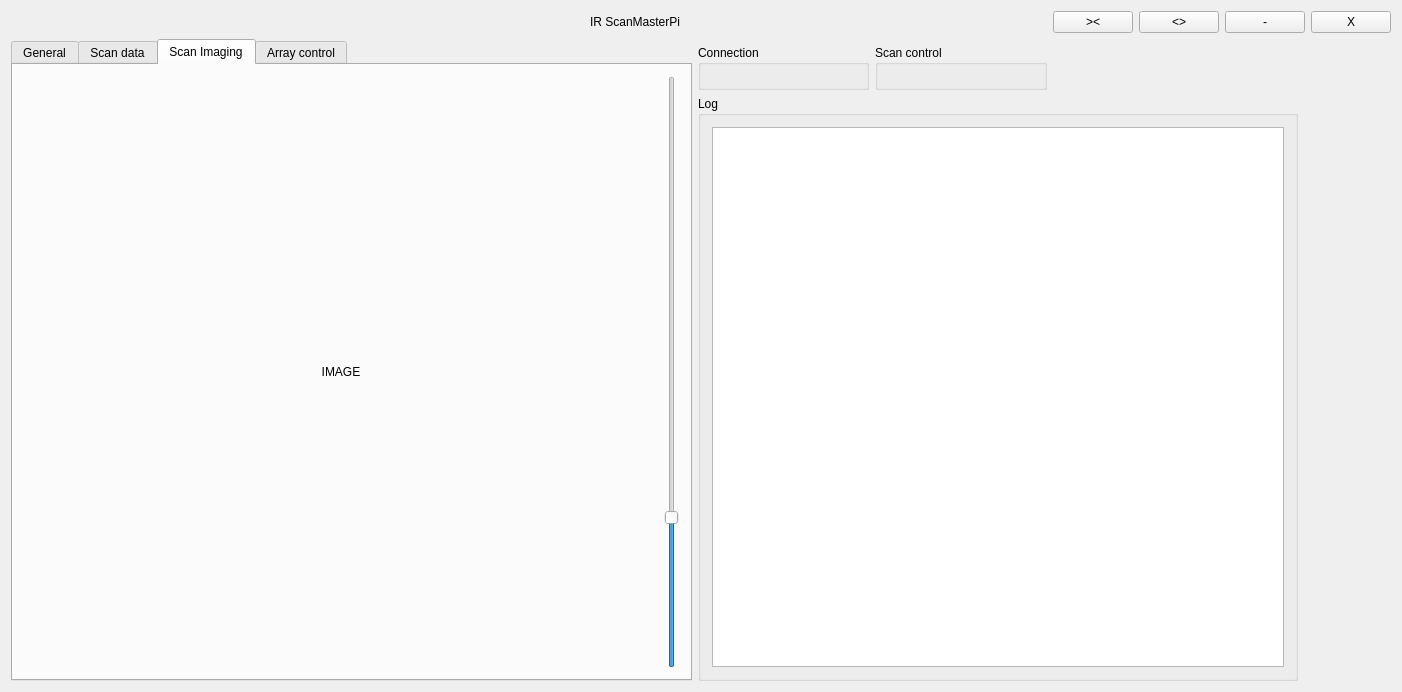
<?xml version="1.0" encoding="UTF-8"?>
<ui version="4.0">
 <class>ScanClientGui</class>
 <widget class="QMainWindow" name="ScanClientGui">
  <property name="geometry">
   <rect>
    <x>0</x>
    <y>0</y>
    <width>1402</width>
    <height>692</height>
   </rect>
  </property>
  <property name="windowTitle">
   <string>ScanClientGui</string>
  </property>
  <property name="styleSheet">
   <string notr="true"/>
  </property>
  <widget class="QWidget" name="centralWidget">
   <layout class="QGridLayout" name="gridLayout">
    <item row="0" column="13">
     <widget class="QPushButton" name="pushButton">
      <property name="sizePolicy">
       <sizepolicy hsizetype="Minimum" vsizetype="Fixed">
        <horstretch>0</horstretch>
        <verstretch>0</verstretch>
       </sizepolicy>
      </property>
      <property name="minimumSize">
       <size>
        <width>30</width>
        <height>20</height>
       </size>
      </property>
      <property name="text">
       <string>X</string>
      </property>
     </widget>
    </item>
    <item row="0" column="8">
     <spacer name="horizontalSpacer_8">
      <property name="orientation">
       <enum>Qt::Horizontal</enum>
      </property>
      <property name="sizeHint" stdset="0">
       <size>
        <width>40</width>
        <height>20</height>
       </size>
      </property>
     </spacer>
    </item>
    <item row="0" column="5">
     <widget class="QLabel" name="titleLabel">
      <property name="text">
       <string>IR ScanMasterPi</string>
      </property>
      <property name="alignment">
       <set>Qt::AlignCenter</set>
      </property>
     </widget>
    </item>
    <item row="0" column="10">
     <widget class="QPushButton" name="pushButton_4">
      <property name="minimumSize">
       <size>
        <width>30</width>
        <height>20</height>
       </size>
      </property>
      <property name="text">
       <string>&gt;&lt;</string>
      </property>
     </widget>
    </item>
    <item row="0" column="11">
     <widget class="QPushButton" name="pushButton_3">
      <property name="minimumSize">
       <size>
        <width>30</width>
        <height>20</height>
       </size>
      </property>
      <property name="text">
       <string>&lt;&gt;</string>
      </property>
     </widget>
    </item>
    <item row="0" column="12">
     <widget class="QPushButton" name="pushButton_2">
      <property name="minimumSize">
       <size>
        <width>30</width>
        <height>20</height>
       </size>
      </property>
      <property name="text">
       <string>-</string>
      </property>
     </widget>
    </item>
    <item row="0" column="4">
     <spacer name="horizontalSpacer_2">
      <property name="orientation">
       <enum>Qt::Horizontal</enum>
      </property>
      <property name="sizeHint" stdset="0">
       <size>
        <width>40</width>
        <height>20</height>
       </size>
      </property>
     </spacer>
    </item>
    <item row="0" column="3">
     <spacer name="horizontalSpacer_3">
      <property name="orientation">
       <enum>Qt::Horizontal</enum>
      </property>
      <property name="sizeHint" stdset="0">
       <size>
        <width>40</width>
        <height>20</height>
       </size>
      </property>
     </spacer>
    </item>
    <item row="0" column="0" colspan="2">
     <spacer name="horizontalSpacer">
      <property name="orientation">
       <enum>Qt::Horizontal</enum>
      </property>
      <property name="sizeHint" stdset="0">
       <size>
        <width>40</width>
        <height>20</height>
       </size>
      </property>
     </spacer>
    </item>
    <item row="0" column="2">
     <spacer name="horizontalSpacer_4">
      <property name="orientation">
       <enum>Qt::Horizontal</enum>
      </property>
      <property name="sizeHint" stdset="0">
       <size>
        <width>40</width>
        <height>20</height>
       </size>
      </property>
     </spacer>
    </item>
    <item row="3" column="8" colspan="6">
     <widget class="QGroupBox" name="groupBox">
      <property name="sizePolicy">
       <sizepolicy hsizetype="Expanding" vsizetype="Expanding">
        <horstretch>0</horstretch>
        <verstretch>0</verstretch>
       </sizepolicy>
      </property>
      <property name="minimumSize">
       <size>
        <width>600</width>
        <height>0</height>
       </size>
      </property>
      <property name="maximumSize">
       <size>
        <width>300</width>
        <height>16777215</height>
       </size>
      </property>
      <property name="title">
       <string>Log</string>
      </property>
      <layout class="QGridLayout" name="gridLayout_9" columnstretch="0">
       <item row="0" column="0">
        <widget class="QPlainTextEdit" name="plainTextEdit">
         <property name="minimumSize">
          <size>
           <width>500</width>
           <height>0</height>
          </size>
         </property>
        </widget>
       </item>
      </layout>
     </widget>
    </item>
    <item row="0" column="9">
     <spacer name="horizontalSpacer_7">
      <property name="orientation">
       <enum>Qt::Horizontal</enum>
      </property>
      <property name="sizeHint" stdset="0">
       <size>
        <width>40</width>
        <height>20</height>
       </size>
      </property>
     </spacer>
    </item>
    <item row="1" column="0" rowspan="3" colspan="8">
     <widget class="QTabWidget" name="tabWidget">
      <property name="tabPosition">
       <enum>QTabWidget::North</enum>
      </property>
      <property name="currentIndex">
       <number>2</number>
      </property>
      <widget class="QWidget" name="general">
       <attribute name="title">
        <string>General</string>
       </attribute>
       <layout class="QGridLayout" name="gridLayout_2">
        <item row="7" column="2">
         <widget class="QLabel" name="label">
          <property name="text">
           <string>by CT ScanMasters 2018</string>
          </property>
          <property name="alignment">
           <set>Qt::AlignRight|Qt::AlignTrailing|Qt::AlignVCenter</set>
          </property>
         </widget>
        </item>
        <item row="2" column="0">
         <widget class="QGroupBox" name="fileHandlerBox">
          <property name="sizePolicy">
           <sizepolicy hsizetype="Minimum" vsizetype="Minimum">
            <horstretch>0</horstretch>
            <verstretch>0</verstretch>
           </sizepolicy>
          </property>
          <property name="title">
           <string>File handler</string>
          </property>
          <layout class="QGridLayout" name="gridLayout_3">
           <item row="0" column="0">
            <widget class="FileHandlerWidget" name="fileHandlerWidget" native="true"/>
           </item>
          </layout>
         </widget>
        </item>
        <item row="1" column="0">
         <widget class="QGroupBox" name="actuatorBox">
          <property name="sizePolicy">
           <sizepolicy hsizetype="Minimum" vsizetype="Minimum">
            <horstretch>0</horstretch>
            <verstretch>0</verstretch>
           </sizepolicy>
          </property>
          <property name="title">
           <string>Actuator control</string>
          </property>
          <layout class="QGridLayout" name="gridLayout_5">
           <item row="0" column="0">
            <widget class="ActuatorWidget" name="actuatorControlWidget" native="true"/>
           </item>
          </layout>
         </widget>
        </item>
        <item row="7" column="0">
         <spacer name="verticalSpacer">
          <property name="orientation">
           <enum>Qt::Vertical</enum>
          </property>
          <property name="sizeHint" stdset="0">
           <size>
            <width>20</width>
            <height>40</height>
           </size>
          </property>
         </spacer>
        </item>
        <item row="1" column="2">
         <spacer name="horizontalSpacer_5">
          <property name="orientation">
           <enum>Qt::Horizontal</enum>
          </property>
          <property name="sizeHint" stdset="0">
           <size>
            <width>40</width>
            <height>20</height>
           </size>
          </property>
         </spacer>
        </item>
        <item row="2" column="2">
         <spacer name="horizontalSpacer_6">
          <property name="orientation">
           <enum>Qt::Horizontal</enum>
          </property>
          <property name="sizeHint" stdset="0">
           <size>
            <width>40</width>
            <height>20</height>
           </size>
          </property>
         </spacer>
        </item>
       </layout>
      </widget>
      <widget class="QWidget" name="scanData">
       <attribute name="title">
        <string>Scan data</string>
       </attribute>
       <layout class="QGridLayout" name="gridLayout_7">
        <item row="0" column="0">
         <widget class="QGroupBox" name="scanPlot">
          <property name="title">
           <string>3D Scan plot</string>
          </property>
          <layout class="QGridLayout" name="gridLayout_8">
           <item row="0" column="0">
            <widget class="ScatterWidget" name="scatterPlot" native="true"/>
           </item>
          </layout>
         </widget>
        </item>
       </layout>
      </widget>
      <widget class="QWidget" name="scanImaging">
       <attribute name="title">
        <string>Scan Imaging</string>
       </attribute>
       <layout class="QGridLayout" name="gridLayout_10">
        <item row="0" column="0">
         <widget class="QLabel" name="imagingWidget">
          <property name="text">
           <string>IMAGE</string>
          </property>
          <property name="alignment">
           <set>Qt::AlignCenter</set>
          </property>
         </widget>
        </item>
        <item row="0" column="1">
         <widget class="QSlider" name="verticalSlider">
          <property name="minimum">
           <number>1</number>
          </property>
          <property name="maximum">
           <number>255</number>
          </property>
          <property name="singleStep">
           <number>8</number>
          </property>
          <property name="pageStep">
           <number>16</number>
          </property>
          <property name="value">
           <number>64</number>
          </property>
          <property name="sliderPosition">
           <number>64</number>
          </property>
          <property name="orientation">
           <enum>Qt::Vertical</enum>
          </property>
         </widget>
        </item>
       </layout>
      </widget>
      <widget class="QWidget" name="arrayControl">
       <attribute name="title">
        <string>Array control</string>
       </attribute>
      </widget>
     </widget>
    </item>
    <item row="2" column="9">
     <widget class="QGroupBox" name="scanBox">
      <property name="sizePolicy">
       <sizepolicy hsizetype="Minimum" vsizetype="Minimum">
        <horstretch>0</horstretch>
        <verstretch>0</verstretch>
       </sizepolicy>
      </property>
      <property name="title">
       <string>Scan control</string>
      </property>
      <layout class="QGridLayout" name="gridLayout_4">
       <item row="0" column="0">
        <widget class="ScanWidget" name="scanControlWidget" native="true"/>
       </item>
      </layout>
     </widget>
    </item>
    <item row="2" column="8">
     <widget class="QGroupBox" name="tcpBox">
      <property name="sizePolicy">
       <sizepolicy hsizetype="Minimum" vsizetype="Minimum">
        <horstretch>0</horstretch>
        <verstretch>0</verstretch>
       </sizepolicy>
      </property>
      <property name="title">
       <string>Connection</string>
      </property>
      <layout class="QGridLayout" name="gridLayout_6">
       <item row="0" column="0">
        <widget class="TcpClientWidget" name="tcpControlWidget" native="true"/>
       </item>
      </layout>
     </widget>
    </item>
   </layout>
  </widget>
 </widget>
 <layoutdefault spacing="6" margin="11"/>
 <customwidgets>
  <customwidget>
   <class>FileHandlerWidget</class>
   <extends>QWidget</extends>
   <header>FileHandlerWidget\filehandlerwidget.h</header>
   <container>1</container>
  </customwidget>
  <customwidget>
   <class>ScanWidget</class>
   <extends>QWidget</extends>
   <header>ScanWidget\scanwidget.h</header>
   <container>1</container>
  </customwidget>
  <customwidget>
   <class>TcpClientWidget</class>
   <extends>QWidget</extends>
   <header>TcpClientWidget\tcpclientwidget.h</header>
   <container>1</container>
  </customwidget>
  <customwidget>
   <class>ScatterWidget</class>
   <extends>QWidget</extends>
   <header>3DScatterWidget\scatterwidget.h</header>
   <container>1</container>
  </customwidget>
  <customwidget>
   <class>ActuatorWidget</class>
   <extends>QWidget</extends>
   <header>ActuatorWidget\actuatorwidget.h</header>
   <container>1</container>
  </customwidget>
 </customwidgets>
 <resources/>
 <connections>
  <connection>
   <sender>pushButton</sender>
   <signal>clicked(bool)</signal>
   <receiver>ScanClientGui</receiver>
   <slot>close()</slot>
   <hints>
    <hint type="sourcelabel">
     <x>1386</x>
     <y>20</y>
    </hint>
    <hint type="destinationlabel">
     <x>1401</x>
     <y>691</y>
    </hint>
   </hints>
  </connection>
  <connection>
   <sender>pushButton_2</sender>
   <signal>clicked(bool)</signal>
   <receiver>ScanClientGui</receiver>
   <slot>showMinimized()</slot>
   <hints>
    <hint type="sourcelabel">
     <x>1335</x>
     <y>19</y>
    </hint>
    <hint type="destinationlabel">
     <x>1218</x>
     <y>-8</y>
    </hint>
   </hints>
  </connection>
  <connection>
   <sender>pushButton_3</sender>
   <signal>clicked(bool)</signal>
   <receiver>ScanClientGui</receiver>
   <slot>showFullScreen()</slot>
   <hints>
    <hint type="sourcelabel">
     <x>1314</x>
     <y>15</y>
    </hint>
    <hint type="destinationlabel">
     <x>1087</x>
     <y>-3</y>
    </hint>
   </hints>
  </connection>
  <connection>
   <sender>pushButton_4</sender>
   <signal>clicked(bool)</signal>
   <receiver>ScanClientGui</receiver>
   <slot>showNormal()</slot>
   <hints>
    <hint type="sourcelabel">
     <x>1261</x>
     <y>22</y>
    </hint>
    <hint type="destinationlabel">
     <x>1167</x>
     <y>5</y>
    </hint>
   </hints>
  </connection>
 </connections>
</ui>
